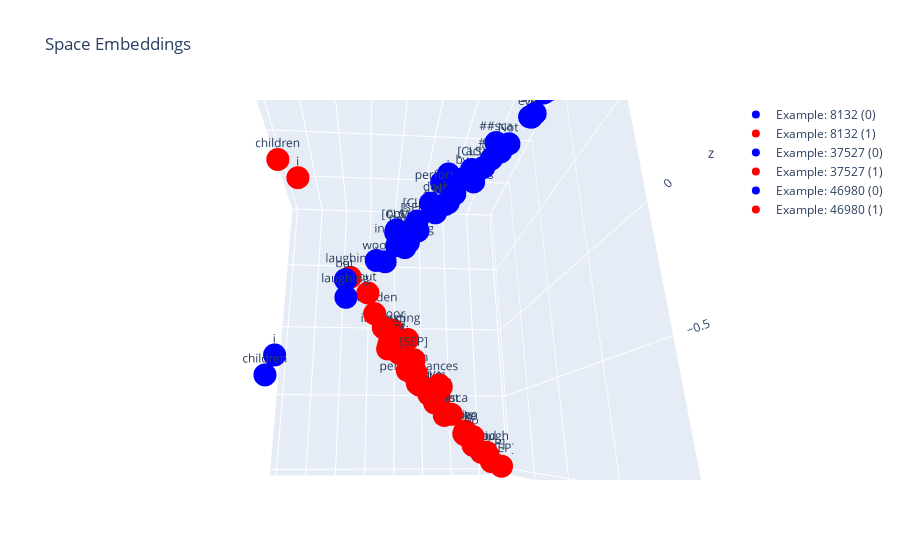

The notebook cell this image was saved under:
### Code cell
fig = go.Figure(
    data=scatters,
    layout=go.Layout(
        title=go.layout.Title(text='Space Embeddings')
    ))
fig.show()

### Figure 1 — Plotly figure (JSON) as saved in the notebook; plotly's stock layout.template omitted (floating-point values rounded to 4 significant figures)
{"data": [{"marker": {"color": "blue"}, "mode": "markers+text", "name": "Example: 8132 (0)", "text": ["[CLS]", "Big", "joke", "!", "Not", "even", "bad", "enough", "to", "be", "interesting", ".", "[SEP]"], "type": "scatter3d", "x": [0.4932, 0.7418, 0.7664, 0.5133, 0.6651, 0.758, 0.8887, 0.9102, 0.7923, 0.8086, 0.1915, 0.6221, 0.9707], "y": [-0.5077, -0.6705, -0.6784, -0.4512, -0.5742, -0.6503, -0.8182, -0.8318, -0.74, -0.7336, -0.1871, -0.5713, -0.923], "z": [0.4229, 0.6105, 0.6253, 0.3897, 0.5291, 0.6257, 0.7937, 0.8064, 0.6892, 0.7055, 0.1443, 0.4831, 0.9284]}, {"marker": {"color": "red"}, "mode": "markers+text", "name": "Example: 8132 (1)", "text": ["[CLS]", "Big", "joke", "!", "Not", "even", "bad", "enough", "to", "be", "interesting", ".", "[SEP]"], "type": "scatter3d", "x": [0.4111, 0.6376, 0.6468, 0.3889, 0.5313, 0.6445, 0.8142, 0.827, 0.7072, 0.7096, 0.1393, 0.4992, 0.9411], "y": [0.5278, 0.696, 0.7125, 0.4989, 0.5928, 0.6928, 0.8428, 0.8537, 0.7429, 0.7645, 0.2025, 0.6063, 0.9468], "z": [-0.5425, -0.7721, -0.7776, -0.5417, -0.6555, -0.7543, -0.8862, -0.9045, -0.7881, -0.843, -0.2482, -0.6616, -0.9798]}, {"marker": {"color": "blue"}, "mode": "markers+text", "name": "Example: 37527 (0)", "text": ["[CLS]", ".", ".", ".", "my", "children", "are", "laughing", ".", "but", "i", "do", "not", "!", "[SEP]"], "type": "scatter3d", "x": [0.1378, 0.393, 0.3658, 0.1456, 0.1833, -0.5926, 0.1471, -0.1162, 0.04348, -0.1218, -0.5404, 0.3058, 0.1426, 0.1797, 0.2473], "y": [-0.2889, -0.4343, -0.3802, -0.2124, -0.2253, 0.3547, -0.2259, -0.0207, -0.1306, -0.03442, 0.3216, -0.3864, -0.2693, -0.2243, -0.1821], "z": [0.1823, 0.4407, 0.4244, 0.2113, 0.1532, -0.4512, 0.1366, -0.08369, 0.09019, 0.01295, -0.3389, 0.3004, 0.2054, 0.135, 0.2754]}, {"marker": {"color": "red"}, "mode": "markers+text", "name": "Example: 37527 (1)", "text": ["[CLS]", ".", ".", ".", "my", "children", "are", "laughing", ".", "but", "i", "do", "not", "!", "[SEP]"], "type": "scatter3d", "x": [0.1466, 0.4477, 0.4553, 0.2379, 0.1399, -0.465, 0.1324, -0.0978, 0.09264, 0.000801, -0.3622, 0.2971, 0.1747, 0.127, 0.2737], "y": [0.2858, 0.4444, 0.4144, 0.2468, 0.2647, -0.3736, 0.2224, -0.022, 0.1588, 0.01986, -0.3486, 0.39, 0.2526, 0.2408, 0.2281], "z": [-0.2413, -0.4895, -0.5047, -0.2516, -0.2903, 0.528, -0.2464, 0.03172, -0.2049, -0.0432, 0.4423, -0.451, -0.2708, -0.2856, -0.3749]}, {"marker": {"color": "blue"}, "mode": "markers+text", "name": "Example: 46980 (0)", "text": ["[CLS]", "Poor", "##ly", "written", "with", "wooden", "performances", "by", "the", "mi", "##sca", "##st", "actors", ".", "[SEP]"], "type": "scatter3d", "x": [0.2426, 0.1751, 0.3344, 0.2521, 0.382, 0.08943, 0.422, 0.4573, 0.3934, 0.8659, 0.5968, 0.5835, 0.5492, 0.2031, 0.9333], "y": [-0.334, -0.2571, -0.3475, -0.2759, -0.3746, -0.1554, -0.4246, -0.4629, -0.3903, -0.8041, -0.5926, -0.5424, -0.519, -0.2725, -0.8506], "z": [0.226, 0.1748, 0.268, 0.2002, 0.3029, 0.07415, 0.3348, 0.398, 0.303, 0.7618, 0.5194, 0.4619, 0.429, 0.135, 0.8481]}, {"marker": {"color": "red"}, "mode": "markers+text", "name": "Example: 46980 (1)", "text": ["[CLS]", "Poor", "##ly", "written", "with", "wooden", "performances", "by", "the", "mi", "##sca", "##st", "actors", ".", "[SEP]"], "type": "scatter3d", "x": [0.1961, 0.1494, 0.2448, 0.1892, 0.2998, 0.04108, 0.3243, 0.3918, 0.3088, 0.7778, 0.5421, 0.4654, 0.4296, 0.1221, 0.8541], "y": [0.325, 0.2382, 0.3647, 0.2927, 0.3802, 0.1397, 0.4332, 0.4647, 0.4044, 0.8311, 0.592, 0.5836, 0.5415, 0.2716, 0.8749], "z": [-0.319, -0.1991, -0.4149, -0.3249, -0.4314, -0.1278, -0.4935, -0.5315, -0.4873, -0.8874, -0.6551, -0.5558, -0.5897, -0.3045, -0.9473]}], "layout": {"autosize": true, "scene": {"aspectmode": "auto", "aspectratio": {"x": 0.8815, "y": 1.054, "z": 1.076}, "camera": {"center": {"x": 0, "y": 0, "z": 0}, "eye": {"x": -0.08366, "y": -1.279, "z": -0.4318}, "projection": {"type": "perspective"}, "up": {"x": 0, "y": 0, "z": 1}}}, "title": {"text": "Space Embeddings"}}}
